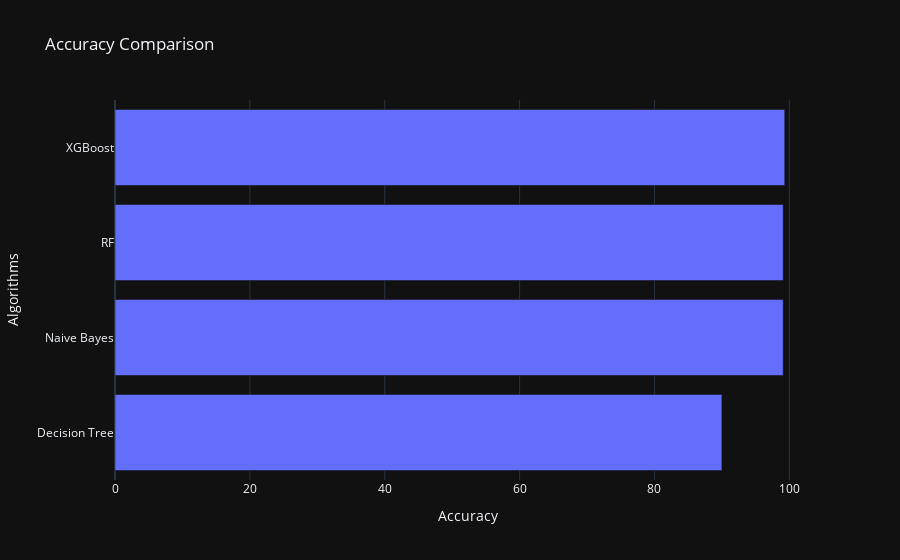

Here is the notebook cell this chart was saved with:
### Markdown cell above
## `Accuracy Comparision`

### Code cell
pio.templates.default = "plotly_dark"


fig = go.Figure(go.Bar(
            x=Model_Accuracies,
            y=ML_models,
            orientation='h',
))

fig.update_layout(title="Accuracy Comparison")

fig.update_xaxes(title_text="Accuracy")
fig.update_yaxes(title_text="Algorithms")

fig.show()

### Figure 1 — Plotly figure (JSON) as saved in the notebook; plotly's stock layout.template omitted (floating-point values rounded to 4 significant figures)
{"data": [{"orientation": "h", "type": "bar", "x": [90, 99.09, 99.09, 99.32], "y": ["Decision Tree", "Naive Bayes", "RF", "XGBoost"]}], "layout": {"title": {"text": "Accuracy Comparison"}, "xaxis": {"title": {"text": "Accuracy"}}, "yaxis": {"title": {"text": "Algorithms"}}}}
